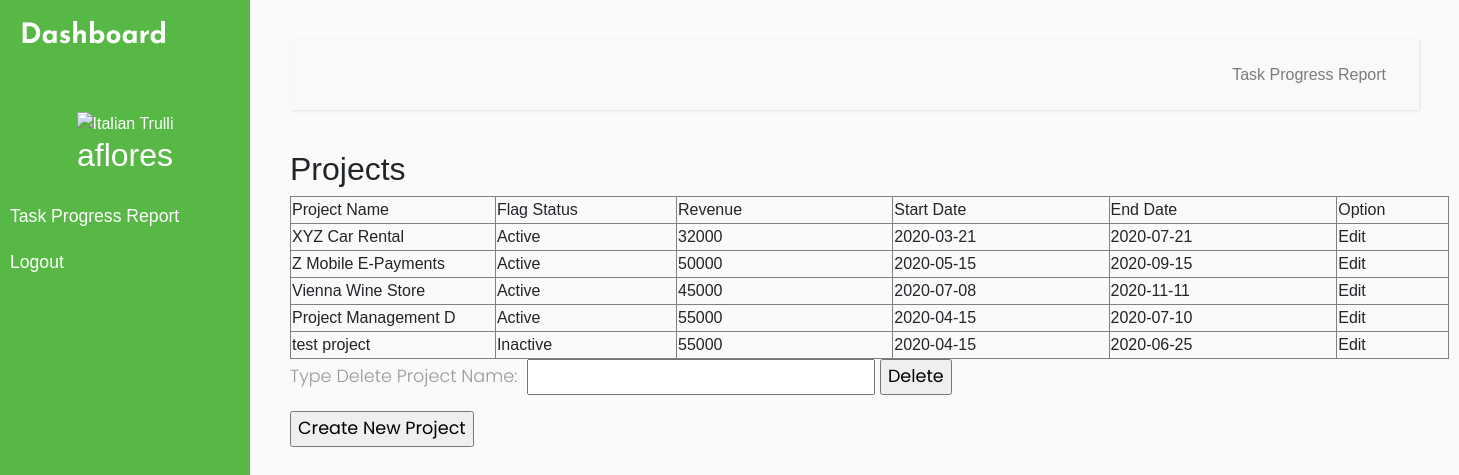
Screenshot of /index1.php (signed in) with the database file from the repository.
### tables this page shows
CREATE TABLE USER_LOGIN(
	Username varchar(15) PRIMARY KEY NOT NULL,
    ClientID int(6),
    EmployeeID int(6),
    PasswordHash BINARY(20) NOT NULL,
    Salt BINARY(20) NOT NULL,
    FOREIGN KEY (ClientID) REFERENCES client(ClientID),
    FOREIGN KEY (EmployeeID) REFERENCES employee(EmployeeID)
);

CREATE TABLE MENU(
	MenuID int(6) PRIMARY KEY AUTO_INCREMENT,
    MenuName varchar(30) NOT NULL,
    url varchar(50)
);

CREATE TABLE `PROJECT` (
  `ProjectID` int(6) NOT NULL,
  `ProjectName` varchar(20) DEFAULT NULL,
  `ProjectLeaderID` int(6) NOT NULL,
  `FlagStatus` varchar(1) DEFAULT NULL,
  `Revenue` double DEFAULT NULL,
  `NetGainOrLoss` double DEFAULT NULL,
  `Start_Date` date DEFAULT NULL,
  `End_Date` date DEFAULT NULL
);

### Module/Login/session.php (called while the page is built, shortened)
<?php
$user_check=$_SESSION['login_user'];
$ses_sql=mysqli_query($conn,"SELECT Username, EmployeeName FROM `USER_LOGIN` a INNER JOIN `EMPLOYEE` b ON a.EmployeeID = b.EmployeeID AND Username = '".$user_check."'");
$row = mysqli_fetch_assoc($ses_sql);
$login_session = $row['Username'];
if(!isset($login_session)){
    $ses_sql=mysqli_query($conn,"SELECT Username, ClientName FROM `USER_LOGIN` a INNER JOIN `CLIENT` b ON a.ClientID = b.ClientID AND Username = '".$user_check."'");
    $row = mysqli_fetch_assoc($ses_sql);
    $login_session = $row['Username'];
}
?>

### index1.php (the view, shortened to what this page needs)
<?php require_once('Connections/remotesql.php'); ?>
<?php include 'Source/connect.php';?>
<?php include('Module/Login/session.php'); ?>
<?php
$maxRows_ProjectRecordset = 10;
$pageNum_ProjectRecordset = 0;
$startRow_ProjectRecordset = $pageNum_ProjectRecordset * $maxRows_ProjectRecordset;
$query_ProjectRecordset = "SELECT * FROM PROJECT";
$query_limit_ProjectRecordset = sprintf("%s LIMIT %d, %d", $query_ProjectRecordset, $startRow_ProjectRecordset, $maxRows_ProjectRecordset);
$ProjectRecordset = mysql_query($query_limit_ProjectRecordset, $remotesql) or die(mysql_error());
$row_ProjectRecordset = mysql_fetch_assoc($ProjectRecordset);
?>
<!DOCTYPE html>
<html>
<head>
    <link rel="stylesheet" href="https://stackpath.bootstrapcdn.com/bootstrap/4.1.0/css/bootstrap.min.css">
    <link rel="stylesheet" href="style2.css">
    <link rel="stylesheet" href="https://cdnjs.cloudflare.com/ajax/libs/malihu-custom-scrollbar-plugin/3.1.5/jquery.mCustomScrollbar.min.css">
</head>
<body>
    <div class="wrapper">
        <nav id="sidebar">
            <div class="sidebar-header">
                <h3 >Dashboard</h3>
            </div>
            <ul class="list-unstyled components">
                <div class="nav-image">
                <img src="https://avatar-management--avatars.us-west-2.prod.public.atl-paas.net/default-avatar.png" alt="Italian Trulli">
                <h2><? echo $login_session?></h2>
                </div>
                <? $sql_menu = "SELECT MENU.MenuName, MENU.url FROM MENU, ASSIGNED_MENU WHERE MENU.MenuID = ASSIGNED_MENU.MenuID AND ASSIGNED_MENU.Username = '$login_session'";
                $result_menu = $conn->query($sql_menu);
                while($row_menu = $result_menu->fetch_array()){
                ?>
                <li>
                <a href="<? echo $row_menu[1]; ?>"><div onclick="pageClick(this)"> <? echo $row_menu[0]; ?> </div></a>
                </li>
                <?
                }
                ?>
                <li>
                    <a href="#" id="menu-logout">Logout</a>
                </li>
            </ul>
        </nav>
        <div id="content">
            <nav class="navbar navbar-expand-lg navbar-light bg-light">
                <div class="container-fluid">
                    <div class="collapse navbar-collapse" id="navbarSupportedContent">
                        <ul class="nav navbar-nav ml-auto">
                            <? $sql_menu = "SELECT MENU.MenuName, MENU.url FROM MENU, ASSIGNED_MENU WHERE MENU.MenuID = ASSIGNED_MENU.MenuID AND ASSIGNED_MENU.Username = '$login_session'";
                                $result_menu = $conn->query($sql_menu);
                                while($row_menu = $result_menu->fetch_array()){
?>
                <li class="nav-item">
                <a class="nav-link" href="<? echo $row_menu[1]; ?>" ><div onclick="pageClick(this)"> <? echo $row_menu[0]; ?> </div></a>
                </li>
                  <?
                    }
                    ?>
                        </ul>
                    </div>
                </div>
            </nav>
        <h2>Projects</h2>
		<div class="content" margin-top: 50px>
		  <form name="form1" method="post" action="">
		    <table width="1159" border="1">
		      <tr>
		        <td width="198">Project Name</td>
		        <td width="175">Flag Status</td>
		        <td width="209">Revenue</td>
		        <td width="209">Start Date</td>
		        <td width="220">End Date</td>
		        <td width="108">Option</td>
	          </tr>
              <?php do { ?>
              <tr>
                <td><?php echo $row_ProjectRecordset['ProjectName']; ?></td>
              <?php if($row_ProjectRecordset['FlagStatus'] == 'A') { ?>
                <td>Active</td>
              <?php } else if($row_ProjectRecordset['FlagStatus'] == 'I') { ?>
                <td>Inactive</td>
              <?php }?>
                <td><?php echo $row_ProjectRecordset['Revenue']; ?></td>
                <td><?php echo $row_ProjectRecordset['Start_Date']; ?></td>
                <td><?php echo $row_ProjectRecordset['End_Date']; ?></td>
                <td><a href="EditProject.php?name=<?php echo $row_ProjectRecordset['ProjectName']; ?>">Edit</a></td>
              </tr>
                <?php } while ($row_ProjectRecordset = mysql_fetch_assoc($ProjectRecordset)); ?>
            </table>
		    <p>Type Delete Project Name:
		      <input type="text" name="deletefield" id="deletefield">
		      <input type="submit" name="button2" id="button2" value="Delete">
		    </p>
		  </form>
        <p>
         <a href="function2.php"> <input name="button" type="submit" class="leftTiyle" id="button" value="Create New Project"></a>
        </p>
        </div>
        </div>
    </div>
</body>
</html>

### style2.css (style rules this page uses)
body { font-family: 'Ubuntu-Bold', sans-serif; background: #fafafa; }
p { font-family: 'Poppins', sans-serif; font-size: 1.1em; font-weight: 300; line-height: 1.7em; color: #999; }
a, a:hover, a:focus { color: inherit; text-decoration: none; transition: all 0.3s; }
.navbar { padding: 15px 10px; background: #fff; border: none; border-radius: 0; margin-bottom: 40px; box-shadow: 1px 1px 3px rgba(0, 0, 0, 0.1); }
.wrapper { display: flex; width: 100%; }
#sidebar { width: 250px; position: fixed; top: 0; left: 0; height: 100vh; z-index: 999; background: #57b846; color: #fff; transition: all 0.3s; }
#sidebar .sidebar-header { padding: 20px; font-family: 'JosefinSans-Bold',sans-serif; background: #57b846; }
#sidebar .nav-image { text-align: center; padding: 10px 20px; }
#sidebar ul.components { padding: 20px 0; border-bottom: 1px solid #57b846; }
#sidebar ul li a { padding: 10px; font-size: 1.1em; display: block; }
#content { width: calc(100% - 250px); padding: 40px; min-height: 100vh; transition: all 0.3s; position: absolute; top: 0; right: 0; }

### index1.php (style rules this page uses)
img { max-height: 66%; max-width: 66%; margin-left: auto; margin-right: auto; }

### rows the page displays
user_login: Username "aflores"
menu: MenuName "Task Progress Report"
project: ProjectName "XYZ Car Rental", FlagStatus "Active", Revenue "32000", Start_Date "2020-03-21", End_Date "2020-07-21"
project: ProjectName "Z Mobile E-Payments", FlagStatus "Active", Revenue "50000", Start_Date "2020-05-15", End_Date "2020-09-15"
project: ProjectName "Vienna Wine Store", FlagStatus "Active", Revenue "45000", Start_Date "2020-07-08", End_Date "2020-11-11"
project: ProjectName "Project Management D", FlagStatus "Active", Revenue "55000", Start_Date "2020-04-15", End_Date "2020-07-10"
project: ProjectName "test project", FlagStatus "Inactive", Revenue "55000", Start_Date "2020-04-15", End_Date "2020-06-25"
